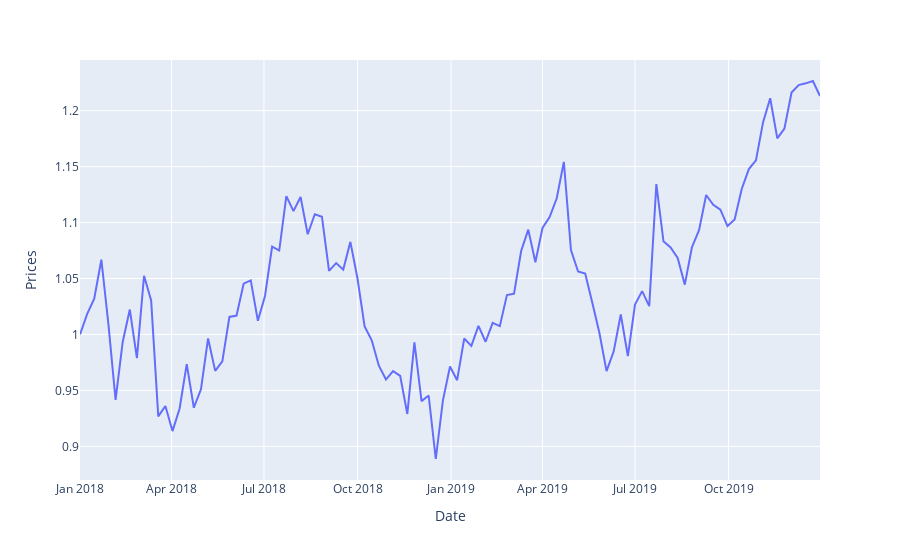

Notebook cell for this chart:
### Code cell
df_stocks =px.data.stocks()
px.line(df_stocks, x='date',y='GOOG',labels={'date':'Date', 'GOOG':'Prices'})
